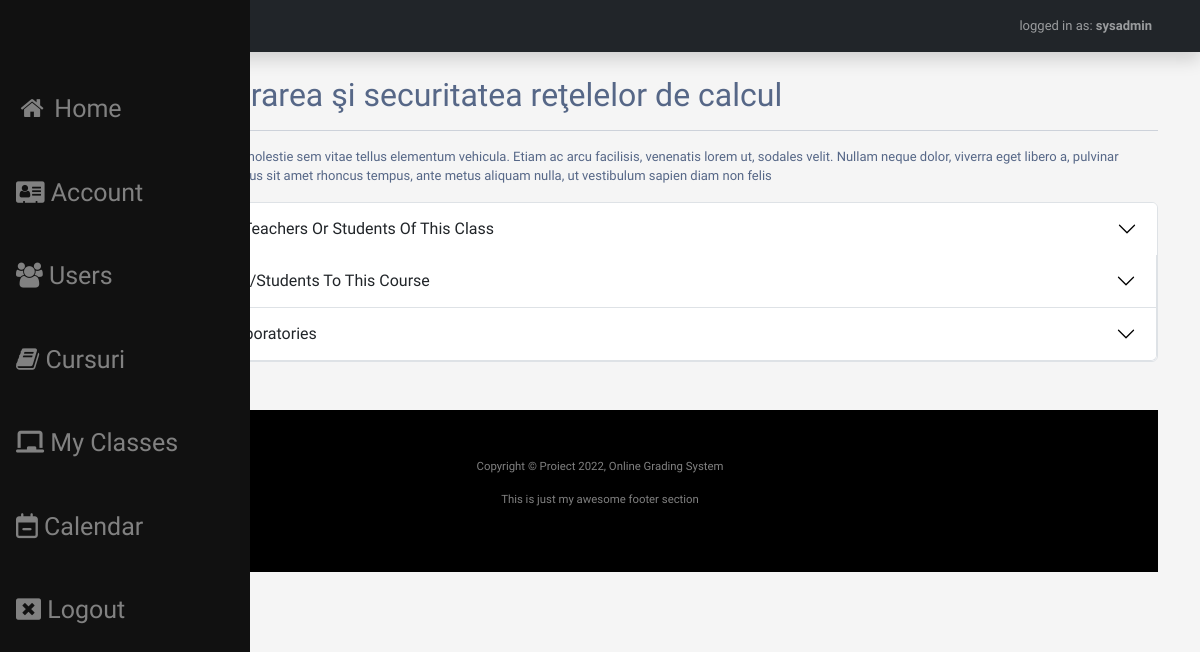
Screenshot of /curs.php?cid=5 (signed in) with the database file from the repository.
### tables this page shows
CREATE TABLE `classes` (
  `id_class` int(11) NOT NULL,
  `class_name` varchar(256) NOT NULL,
  `description` varchar(512) DEFAULT NULL
);

### functions.php (called while the page is built, shortened)
<?php
function sanitizare($string) {
    $string=trim($string);
    $string=stripslashes($string);
    $string=htmlspecialchars($string);
    return $string;
}
?>

### curs.php (the view, shortened to what this page needs)
<?php
require_once 'functions.php';
require_once 'temp-header.php';
require_once 'temp-sidenav.php';
require_once 'temp-dashboard-header.php';
require_once 'config.php';
$classId = sanitizare($_GET['cid']);
$sql = "SELECT * FROM classes c WHERE id_class = $classId;";
$result = mysqli_query($conn, $sql);
?>
<div class="container">
    <div class="row">
        <div class="col">
            <?php while ($row = mysqli_fetch_row($result)) { ?>
            <h2>Curs: <?php echo $row[1]; ?></h2>
            <hr>
            <p><?php echo $row[2]; ?></p>
            <?php } ?>
        </div>
    </div>
    <div class="row">
        <div class="col">
            <div class="accordion" id="accordionExample">
                <div class="accordion-item">
                    <h2 class="accordion-header" id="headingOne">
                        <button class="accordion-button collapsed" type="button" data-bs-toggle="collapse" data-bs-target="#collapseOne" aria-expanded="true" aria-controls="collapseOne">
                            List or Remove Assigned Teachers Or Students Of This Class
                        </button>
                    </h2>
                <div class="accordion-item">
                    <h2 class="accordion-header" id="headingTwo">
                        <button class="accordion-button collapsed" type="button" data-bs-toggle="collapse" data-bs-target="#collapseTwo" aria-expanded="false" aria-controls="collapseTwo">
                            Add Unnasigned Teachers/Students To This Course
                        </button>
                    </h2>
                </div>
                <div class="accordion-item">
                    <h2 class="accordion-header" id="headingThree">
                        <button class="accordion-button collapsed" type="button" data-bs-toggle="collapse" data-bs-target="#collapseThree" aria-expanded="false" aria-controls="collapseThree">
                            Manage Seminars and Laboratories
                        </button>
                    </h2>
                </div>
            </div>
        </div>
    </div>
</div>
<?php require_once 'temp-footer.php'; ?>

### css/users2.css (style rules this page uses)
body { color: #566787; background: #f5f5f5; font-family: 'Varela Round', sans-serif; font-size: 13px; }

### rows the page displays
classes: class_name "Administrarea şi securitatea reţelelor de calcul", description "Pellentesque vitae diam enim. Sed molestie sem vitae tellus elementum vehicula. Etiam ac arcu facilisis, venenatis lorem ut, sodales velit. Nullam neque dolor, viverra eget libero a, pulvinar suscipit nulla. Vivamus aliquam, purus sit amet rhoncus tempus, ante metus aliquam nulla, ut vestibulum sapien diam non felis"

### other values shown
$_SESSION["Username"] "sysadmin"
